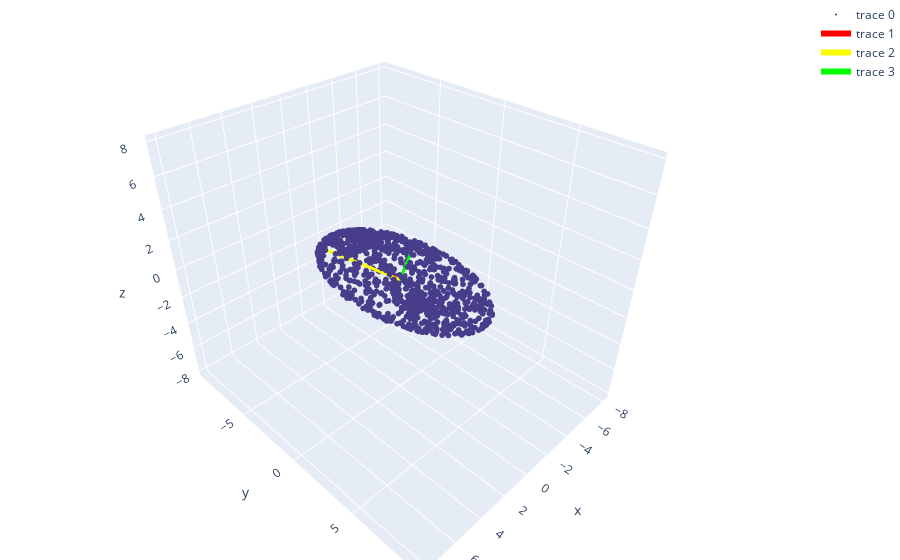

Here is the notebook cell this chart was saved with:
### Code cell
plot_with_vectors_u(A1_X, A1_Y, A1_Z, U1, s1)

### Figure 1 — Plotly figure (JSON) as saved in the notebook; plotly's stock layout.template omitted (floating-point values rounded to 4 significant figures; data arrays with more than 128 entries replaced by an {"elided": "..."} marker saying what was removed)
{"data": [{"marker": {"color": "darkslateblue", "size": 2}, "mode": "markers", "type": "scatter3d", "x": {"elided": "1000 float values"}, "y": {"elided": "1000 float values"}, "z": {"elided": "1000 float values"}}, {"line": {"color": "rgb(250,3,0)", "width": 6}, "marker": {"color": "rgb(250,3,0)", "size": 1}, "type": "scatter3d", "x": [0, -7.474], "y": [0, -8.648], "z": [0, -7.493]}, {"line": {"color": "rgb(250,253,0)", "width": 6}, "marker": {"color": "rgb(250,253,0)", "size": 1}, "type": "scatter3d", "x": [0, 2.654], "y": [0, -3.762], "z": [0, 1.695]}, {"line": {"color": "rgb(0,253,0)", "width": 6}, "marker": {"color": "rgb(0,253,0)", "size": 1}, "type": "scatter3d", "x": [0, -1.449], "y": [0, -0.244], "z": [0, 1.726]}], "layout": {"margin": {"b": 0, "l": 0, "r": 0, "t": 0}}}
